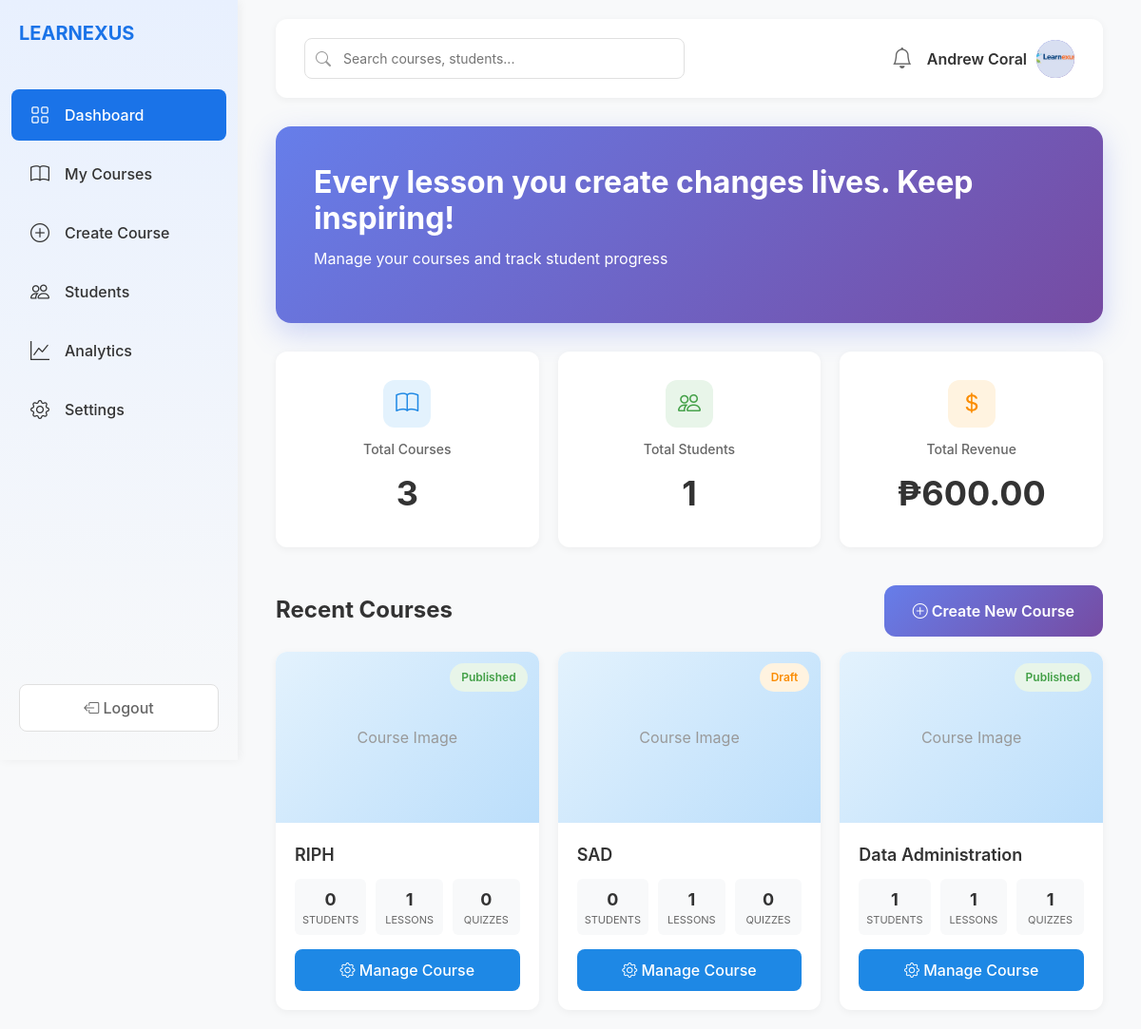
The app's page /teacher/dashboard.php (signed in), older data.
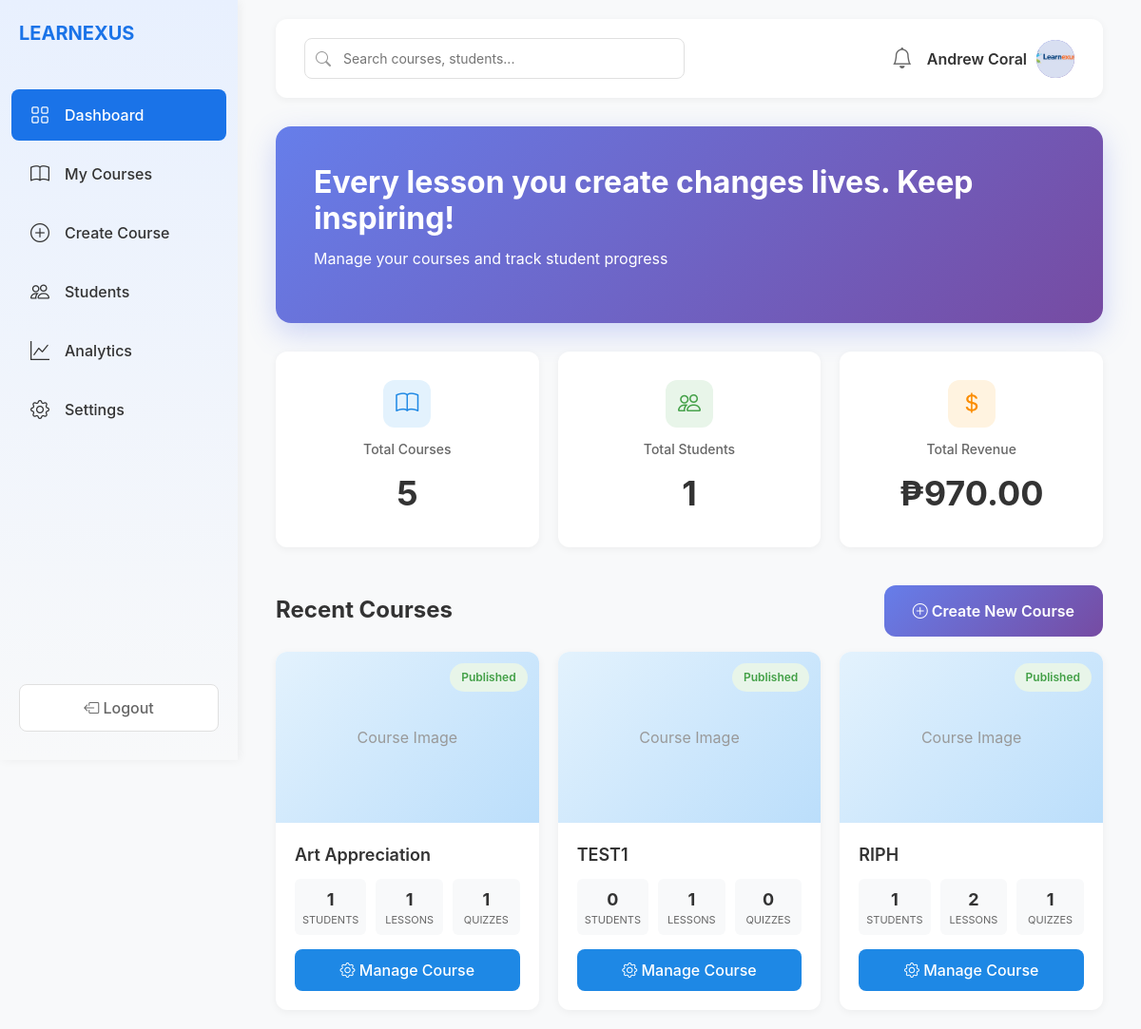
The same page, newer data.
### tables this page shows
CREATE TABLE `courses` (
  `courseID` int(11) NOT NULL,
  `teacherID` int(11) NOT NULL,
  `title` varchar(255) NOT NULL,
  `description` text DEFAULT NULL,
  `price` decimal(10,2) DEFAULT 0.00,
  `category` varchar(100) DEFAULT NULL,
  `status` enum('draft','published','archived') DEFAULT 'draft',
  `passingScore` int(11) DEFAULT 70,
  `createdAt` timestamp NOT NULL DEFAULT current_timestamp()
);

### teacher/dashboard.php (the view, shortened to what the changed rows need)
<?php
require_once '../database/db_connect.php';
$teacherID = $_SESSION['user_id'];
$stmt = $conn->prepare("SELECT COUNT(*) as count FROM courses WHERE teacherID = ?");
$stmt->execute([$teacherID]);
$totalCourses = $stmt->fetch()['count'];
$stmt = $conn->prepare("
    SELECT COALESCE(SUM(p.amount), 0) as total
    FROM payments p
    JOIN courses c ON p.courseID = c.courseID
    WHERE c.teacherID = ? AND p.status = 'completed'
");
$stmt->execute([$teacherID]);
$totalRevenue = $stmt->fetch()['total'];
$stmt = $conn->prepare("
    SELECT c.*,
           (SELECT COUNT(*) FROM enrollments WHERE courseID = c.courseID) as enrollmentCount,
           (SELECT COUNT(*) FROM lessons WHERE courseID = c.courseID) as lessonCount,
           (SELECT COUNT(*) FROM quizzes WHERE courseID = c.courseID) as quizCount
    FROM courses c
    WHERE c.teacherID = ?
    ORDER BY c.createdAt DESC
    LIMIT 3
");
$stmt->execute([$teacherID]);
$recentCourses = $stmt->fetchAll();
$teacherMotivations = [
    "Inspire minds, shape futures—your impact is immeasurable!",
    "Great teachers empower students to discover their potential.",
    "Every lesson you create changes lives. Keep inspiring!",
    "Your dedication to education makes the world brighter.",
    "Teaching is the art of awakening curiosity and joy in learning.",
    "You're not just teaching—you're building tomorrow's leaders.",
    "Knowledge shared is knowledge multiplied. Keep sharing!",
    "Your passion for teaching ignites the spark in your students.",
    "Excellence in education starts with educators like you.",
    "Thank you for shaping minds and transforming lives!"
];
$dayOfYear = date('z');
$dailyMotivationTeacher = $teacherMotivations[$dayOfYear % count($teacherMotivations)];
?>
<!DOCTYPE html>
<html lang="en">
<head>
    <link href="https://cdn.jsdelivr.net/npm/bootstrap@5.3.3/dist/css/bootstrap.min.css" rel="stylesheet">
    <link rel="stylesheet" href="https://cdn.jsdelivr.net/npm/bootstrap-icons@1.11.1/font/bootstrap-icons.css">
</head>
<body>
    <div class="main-content">
        <div class="welcome-banner">
            <h2><?php echo $dailyMotivationTeacher; ?></h2>
        </div>
        <div class="stats-container">
            <div class="stat-card blue">
                <div class="icon">
                    <i class="bi bi-book"></i>
                </div>
                <h3>Total Courses</h3>
                <div class="number"><?php echo $totalCourses; ?></div>
            </div>
            <div class="stat-card orange">
                <div class="icon">
                    <i class="bi bi-currency-dollar"></i>
                </div>
                <h3>Total Revenue</h3>
                <div class="number">₱<?php echo number_format($totalRevenue, 2); ?></div>
            </div>
        </div>
        <div class="d-flex justify-content-between align-items-center mb-3">
            <h2 class="section-title mb-0">Recent Courses</h2>
        </div>
        <div class="course-grid">
            <?php if (count($recentCourses) > 0): ?>
                <?php foreach ($recentCourses as $course): ?>
                    <div class="course-card">
                        <div class="course-image">
                            <span class="status-badge <?php echo strtolower($course['status']); ?>">
                                <?php echo ucfirst($course['status']); ?>
                            </span>
                            <span>Course Image</span>
                        </div>
                        <div class="course-body">
                            <div class="course-title"><?php echo htmlspecialchars($course['title']); ?></div>
                            <div class="course-stats">
                                <div class="course-stat">
                                    <div class="number"><?php echo $course['enrollmentCount']; ?></div>
                                    <div class="label">Students</div>
                                </div>
                                <div class="course-stat">
    <div class="number"><?php echo $course['lessonCount']; ?></div>
    <div class="label">Lessons</div>
</div>
                                <div class="course-stat">
                                    <div class="number"><?php echo $course['quizCount']; ?></div>
                                    <div class="label">Quizzes</div>
                                </div>
                            </div>
                            <button class="btn-manage" onclick="window.location.href='manage_course.php?id=<?php echo $course['courseID']; ?>'">
                                <i class="bi bi-gear"></i> Manage Course
                            </button>
                        </div>
                    </div>
                <?php endforeach; ?>
            <?php endif; ?>
        </div>
    </div>
</body>
</html>

Row changes from the older to the newer data that the page shows:
no longer on this page (row edited): courses: status "Draft", title "SAD", enrollmentCount "0", lessonCount "1", quizCount "0"
no longer on this page (row unchanged): courses: status "Published", title "Data Administration", enrollmentCount "1", lessonCount "1", quizCount "1"
added courses: status "Published", title "Art Appreciation", enrollmentCount "1", lessonCount "1", quizCount "1"
added courses: status "Published", title "TEST1", enrollmentCount "0", lessonCount "1", quizCount "0"
changed courses "RIPH": enrollmentCount "0" → "1"; lessonCount "1" → "2"; quizCount "0" → "1"
Text that changed along with them:
$totalCourses: "3" → "5"
$totalRevenue: "600.00" → "970.00"
